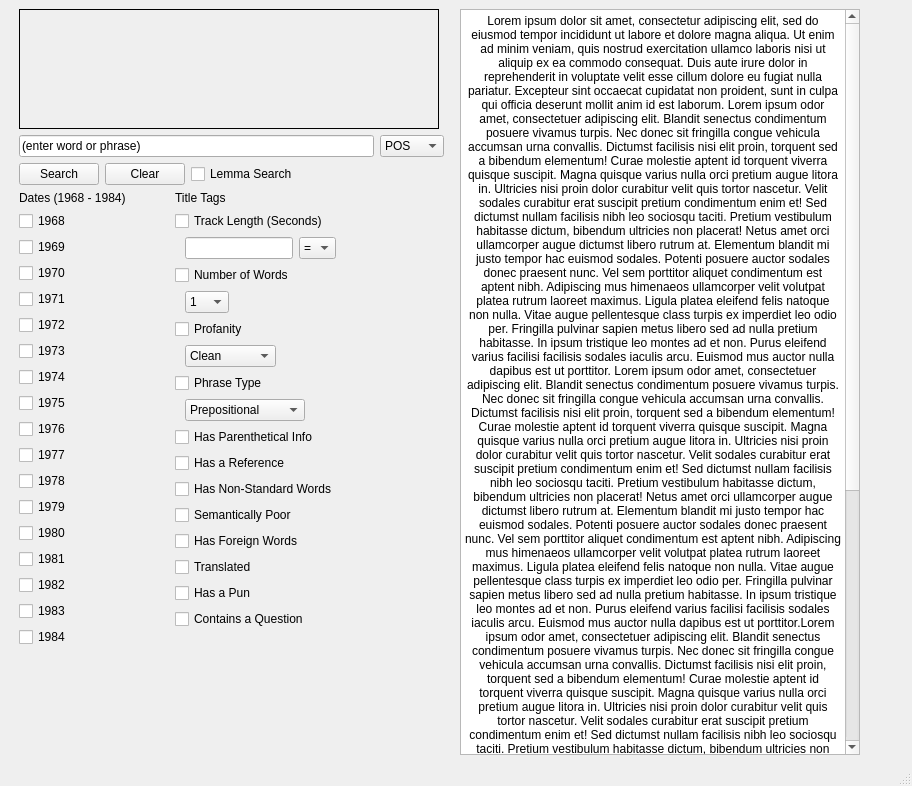
<?xml version="1.0" encoding="UTF-8"?>
<ui version="4.0">
 <class>MainWindow</class>
 <widget class="QMainWindow" name="MainWindow">
  <property name="geometry">
   <rect>
    <x>0</x>
    <y>0</y>
    <width>912</width>
    <height>786</height>
   </rect>
  </property>
  <property name="windowTitle">
   <string>C.O.R.P.S.E Explorer</string>
  </property>
  <property name="windowIcon">
   <iconset>
    <normaloff>corpus_logo_transparent.png</normaloff>corpus_logo_transparent.png</iconset>
  </property>
  <property name="autoFillBackground">
   <bool>false</bool>
  </property>
  <property name="iconSize">
   <size>
    <width>16</width>
    <height>16</height>
   </size>
  </property>
  <widget class="QWidget" name="centralwidget">
   <layout class="QHBoxLayout" name="horizontalLayout_2">
    <item>
     <spacer name="mainLeftSpacer">
      <property name="orientation">
       <enum>Qt::Horizontal</enum>
      </property>
      <property name="sizeType">
       <enum>QSizePolicy::Fixed</enum>
      </property>
      <property name="sizeHint" stdset="0">
       <size>
        <width>10</width>
        <height>10</height>
       </size>
      </property>
     </spacer>
    </item>
    <item>
     <layout class="QVBoxLayout" name="searchLayout">
      <item>
       <widget class="QFrame" name="frame">
        <property name="sizePolicy">
         <sizepolicy hsizetype="Fixed" vsizetype="Fixed">
          <horstretch>100</horstretch>
          <verstretch>100</verstretch>
         </sizepolicy>
        </property>
        <property name="minimumSize">
         <size>
          <width>420</width>
          <height>120</height>
         </size>
        </property>
        <property name="autoFillBackground">
         <bool>false</bool>
        </property>
        <property name="frameShape">
         <enum>QFrame::Panel</enum>
        </property>
        <property name="frameShadow">
         <enum>QFrame::Plain</enum>
        </property>
        <property name="lineWidth">
         <number>1</number>
        </property>
        <property name="midLineWidth">
         <number>1</number>
        </property>
        <widget class="QLabel" name="logo">
         <property name="geometry">
          <rect>
           <x>0</x>
           <y>-40</y>
           <width>420</width>
           <height>200</height>
          </rect>
         </property>
         <property name="sizePolicy">
          <sizepolicy hsizetype="Expanding" vsizetype="Expanding">
           <horstretch>0</horstretch>
           <verstretch>0</verstretch>
          </sizepolicy>
         </property>
         <property name="minimumSize">
          <size>
           <width>400</width>
           <height>200</height>
          </size>
         </property>
         <property name="text">
          <string/>
         </property>
         <property name="pixmap">
          <pixmap>corpus_logo_transparent.png</pixmap>
         </property>
         <property name="scaledContents">
          <bool>true</bool>
         </property>
        </widget>
       </widget>
      </item>
      <item>
       <layout class="QHBoxLayout" name="lineEditLayout">
        <item>
         <widget class="QLineEdit" name="lineEdit">
          <property name="sizePolicy">
           <sizepolicy hsizetype="Fixed" vsizetype="Fixed">
            <horstretch>0</horstretch>
            <verstretch>0</verstretch>
           </sizepolicy>
          </property>
          <property name="minimumSize">
           <size>
            <width>355</width>
            <height>0</height>
           </size>
          </property>
          <property name="text">
           <string>(enter word or phrase)</string>
          </property>
         </widget>
        </item>
        <item>
         <widget class="QComboBox" name="posBox">
          <property name="sizePolicy">
           <sizepolicy hsizetype="Fixed" vsizetype="Fixed">
            <horstretch>0</horstretch>
            <verstretch>0</verstretch>
           </sizepolicy>
          </property>
          <item>
           <property name="text">
            <string>POS</string>
           </property>
          </item>
          <item>
           <property name="text">
            <string>CC</string>
           </property>
          </item>
          <item>
           <property name="text">
            <string>CD</string>
           </property>
          </item>
          <item>
           <property name="text">
            <string>DT</string>
           </property>
          </item>
          <item>
           <property name="text">
            <string>EX</string>
           </property>
          </item>
          <item>
           <property name="text">
            <string>FW</string>
           </property>
          </item>
          <item>
           <property name="text">
            <string>IN</string>
           </property>
          </item>
          <item>
           <property name="text">
            <string>JJ</string>
           </property>
          </item>
          <item>
           <property name="text">
            <string>JJR</string>
           </property>
          </item>
          <item>
           <property name="text">
            <string>JJS</string>
           </property>
          </item>
          <item>
           <property name="text">
            <string>LS</string>
           </property>
          </item>
          <item>
           <property name="text">
            <string>MD</string>
           </property>
          </item>
          <item>
           <property name="text">
            <string>NN</string>
           </property>
          </item>
          <item>
           <property name="text">
            <string>NNS</string>
           </property>
          </item>
          <item>
           <property name="text">
            <string>NNP</string>
           </property>
          </item>
          <item>
           <property name="text">
            <string>NNPS</string>
           </property>
          </item>
          <item>
           <property name="text">
            <string>PDT</string>
           </property>
          </item>
          <item>
           <property name="text">
            <string>POS</string>
           </property>
          </item>
          <item>
           <property name="text">
            <string>PRP</string>
           </property>
          </item>
          <item>
           <property name="text">
            <string>PRP$</string>
           </property>
          </item>
          <item>
           <property name="text">
            <string>RB</string>
           </property>
          </item>
          <item>
           <property name="text">
            <string>RBR</string>
           </property>
          </item>
          <item>
           <property name="text">
            <string>RBS</string>
           </property>
          </item>
          <item>
           <property name="text">
            <string>RP</string>
           </property>
          </item>
          <item>
           <property name="text">
            <string>SYM</string>
           </property>
          </item>
          <item>
           <property name="text">
            <string>TO</string>
           </property>
          </item>
          <item>
           <property name="text">
            <string>UH</string>
           </property>
          </item>
          <item>
           <property name="text">
            <string>VB</string>
           </property>
          </item>
          <item>
           <property name="text">
            <string>VBD</string>
           </property>
          </item>
          <item>
           <property name="text">
            <string>VBG</string>
           </property>
          </item>
          <item>
           <property name="text">
            <string>VBN</string>
           </property>
          </item>
          <item>
           <property name="text">
            <string>VBP</string>
           </property>
          </item>
          <item>
           <property name="text">
            <string>VBZ</string>
           </property>
          </item>
          <item>
           <property name="text">
            <string>WDT</string>
           </property>
          </item>
          <item>
           <property name="text">
            <string>WP</string>
           </property>
          </item>
          <item>
           <property name="text">
            <string>WP$</string>
           </property>
          </item>
          <item>
           <property name="text">
            <string>WRB</string>
           </property>
          </item>
         </widget>
        </item>
        <item>
         <spacer name="lineEditSpacer">
          <property name="orientation">
           <enum>Qt::Horizontal</enum>
          </property>
          <property name="sizeType">
           <enum>QSizePolicy::MinimumExpanding</enum>
          </property>
          <property name="sizeHint" stdset="0">
           <size>
            <width>10</width>
            <height>10</height>
           </size>
          </property>
         </spacer>
        </item>
       </layout>
      </item>
      <item>
       <layout class="QHBoxLayout" name="togglesLayout">
        <item>
         <widget class="QPushButton" name="searchButton">
          <property name="text">
           <string>Search</string>
          </property>
         </widget>
        </item>
        <item>
         <widget class="QPushButton" name="clearButton">
          <property name="text">
           <string>Clear</string>
          </property>
         </widget>
        </item>
        <item>
         <widget class="QCheckBox" name="lemmaCheckBox">
          <property name="text">
           <string>Lemma Search</string>
          </property>
         </widget>
        </item>
        <item>
         <spacer name="buttonSpacer">
          <property name="orientation">
           <enum>Qt::Horizontal</enum>
          </property>
          <property name="sizeHint" stdset="0">
           <size>
            <width>40</width>
            <height>20</height>
           </size>
          </property>
         </spacer>
        </item>
       </layout>
      </item>
      <item>
       <layout class="QHBoxLayout" name="checkBoxLayout">
        <item>
         <layout class="QVBoxLayout" name="dateLayout">
          <item>
           <widget class="QLabel" name="dateTitle">
            <property name="minimumSize">
             <size>
              <width>150</width>
              <height>0</height>
             </size>
            </property>
            <property name="text">
             <string>Dates (1968 - 1984)</string>
            </property>
           </widget>
          </item>
          <item>
           <widget class="QCheckBox" name="date1968">
            <property name="sizePolicy">
             <sizepolicy hsizetype="Minimum" vsizetype="Fixed">
              <horstretch>0</horstretch>
              <verstretch>0</verstretch>
             </sizepolicy>
            </property>
            <property name="minimumSize">
             <size>
              <width>100</width>
              <height>20</height>
             </size>
            </property>
            <property name="text">
             <string>1968</string>
            </property>
           </widget>
          </item>
          <item>
           <widget class="QCheckBox" name="date1969">
            <property name="sizePolicy">
             <sizepolicy hsizetype="Minimum" vsizetype="Fixed">
              <horstretch>0</horstretch>
              <verstretch>0</verstretch>
             </sizepolicy>
            </property>
            <property name="minimumSize">
             <size>
              <width>100</width>
              <height>20</height>
             </size>
            </property>
            <property name="text">
             <string>1969</string>
            </property>
           </widget>
          </item>
          <item>
           <widget class="QCheckBox" name="date1970">
            <property name="sizePolicy">
             <sizepolicy hsizetype="Minimum" vsizetype="Fixed">
              <horstretch>0</horstretch>
              <verstretch>0</verstretch>
             </sizepolicy>
            </property>
            <property name="minimumSize">
             <size>
              <width>100</width>
              <height>20</height>
             </size>
            </property>
            <property name="text">
             <string>1970</string>
            </property>
           </widget>
          </item>
          <item>
           <widget class="QCheckBox" name="date1971">
            <property name="sizePolicy">
             <sizepolicy hsizetype="Minimum" vsizetype="Fixed">
              <horstretch>0</horstretch>
              <verstretch>0</verstretch>
             </sizepolicy>
            </property>
            <property name="minimumSize">
             <size>
              <width>100</width>
              <height>20</height>
             </size>
            </property>
            <property name="text">
             <string>1971</string>
            </property>
           </widget>
          </item>
          <item>
           <widget class="QCheckBox" name="date1972">
            <property name="sizePolicy">
             <sizepolicy hsizetype="Minimum" vsizetype="Fixed">
              <horstretch>0</horstretch>
              <verstretch>0</verstretch>
             </sizepolicy>
            </property>
            <property name="minimumSize">
             <size>
              <width>100</width>
              <height>20</height>
             </size>
            </property>
            <property name="text">
             <string>1972</string>
            </property>
           </widget>
          </item>
          <item>
           <widget class="QCheckBox" name="date1973">
            <property name="sizePolicy">
             <sizepolicy hsizetype="Minimum" vsizetype="Fixed">
              <horstretch>0</horstretch>
              <verstretch>0</verstretch>
             </sizepolicy>
            </property>
            <property name="minimumSize">
             <size>
              <width>100</width>
              <height>20</height>
             </size>
            </property>
            <property name="text">
             <string>1973</string>
            </property>
           </widget>
          </item>
          <item>
           <widget class="QCheckBox" name="date1974">
            <property name="sizePolicy">
             <sizepolicy hsizetype="Minimum" vsizetype="Fixed">
              <horstretch>0</horstretch>
              <verstretch>0</verstretch>
             </sizepolicy>
            </property>
            <property name="minimumSize">
             <size>
              <width>100</width>
              <height>20</height>
             </size>
            </property>
            <property name="text">
             <string>1974</string>
            </property>
           </widget>
          </item>
          <item>
           <widget class="QCheckBox" name="date1975">
            <property name="sizePolicy">
             <sizepolicy hsizetype="Minimum" vsizetype="Fixed">
              <horstretch>0</horstretch>
              <verstretch>0</verstretch>
             </sizepolicy>
            </property>
            <property name="minimumSize">
             <size>
              <width>100</width>
              <height>20</height>
             </size>
            </property>
            <property name="text">
             <string>1975</string>
            </property>
           </widget>
          </item>
          <item>
           <widget class="QCheckBox" name="date1976">
            <property name="sizePolicy">
             <sizepolicy hsizetype="Minimum" vsizetype="Fixed">
              <horstretch>0</horstretch>
              <verstretch>0</verstretch>
             </sizepolicy>
            </property>
            <property name="minimumSize">
             <size>
              <width>100</width>
              <height>20</height>
             </size>
            </property>
            <property name="text">
             <string>1976</string>
            </property>
           </widget>
          </item>
          <item>
           <widget class="QCheckBox" name="date1977">
            <property name="sizePolicy">
             <sizepolicy hsizetype="Minimum" vsizetype="Fixed">
              <horstretch>0</horstretch>
              <verstretch>0</verstretch>
             </sizepolicy>
            </property>
            <property name="minimumSize">
             <size>
              <width>100</width>
              <height>20</height>
             </size>
            </property>
            <property name="text">
             <string>1977</string>
            </property>
           </widget>
          </item>
          <item>
           <widget class="QCheckBox" name="date1978">
            <property name="sizePolicy">
             <sizepolicy hsizetype="Minimum" vsizetype="Fixed">
              <horstretch>0</horstretch>
              <verstretch>0</verstretch>
             </sizepolicy>
            </property>
            <property name="minimumSize">
             <size>
              <width>100</width>
              <height>20</height>
             </size>
            </property>
            <property name="text">
             <string>1978</string>
            </property>
           </widget>
          </item>
          <item>
           <widget class="QCheckBox" name="date1979">
            <property name="sizePolicy">
             <sizepolicy hsizetype="Minimum" vsizetype="Fixed">
              <horstretch>0</horstretch>
              <verstretch>0</verstretch>
             </sizepolicy>
            </property>
            <property name="minimumSize">
             <size>
              <width>100</width>
              <height>20</height>
             </size>
            </property>
            <property name="text">
             <string>1979</string>
            </property>
           </widget>
          </item>
          <item>
           <widget class="QCheckBox" name="date1980">
            <property name="sizePolicy">
             <sizepolicy hsizetype="Minimum" vsizetype="Fixed">
              <horstretch>0</horstretch>
              <verstretch>0</verstretch>
             </sizepolicy>
            </property>
            <property name="minimumSize">
             <size>
              <width>100</width>
              <height>20</height>
             </size>
            </property>
            <property name="text">
             <string>1980</string>
            </property>
           </widget>
          </item>
          <item>
           <widget class="QCheckBox" name="date1981">
            <property name="sizePolicy">
             <sizepolicy hsizetype="Minimum" vsizetype="Fixed">
              <horstretch>0</horstretch>
              <verstretch>0</verstretch>
             </sizepolicy>
            </property>
            <property name="minimumSize">
             <size>
              <width>100</width>
              <height>20</height>
             </size>
            </property>
            <property name="text">
             <string>1981</string>
            </property>
           </widget>
          </item>
          <item>
           <widget class="QCheckBox" name="date1982">
            <property name="sizePolicy">
             <sizepolicy hsizetype="Minimum" vsizetype="Fixed">
              <horstretch>0</horstretch>
              <verstretch>0</verstretch>
             </sizepolicy>
            </property>
            <property name="minimumSize">
             <size>
              <width>100</width>
              <height>20</height>
             </size>
            </property>
            <property name="text">
             <string>1982</string>
            </property>
           </widget>
          </item>
          <item>
           <widget class="QCheckBox" name="date1983">
            <property name="sizePolicy">
             <sizepolicy hsizetype="Minimum" vsizetype="Fixed">
              <horstretch>0</horstretch>
              <verstretch>0</verstretch>
             </sizepolicy>
            </property>
            <property name="minimumSize">
             <size>
              <width>100</width>
              <height>20</height>
             </size>
            </property>
            <property name="text">
             <string>1983</string>
            </property>
           </widget>
          </item>
          <item>
           <widget class="QCheckBox" name="date1984">
            <property name="sizePolicy">
             <sizepolicy hsizetype="Minimum" vsizetype="Fixed">
              <horstretch>0</horstretch>
              <verstretch>0</verstretch>
             </sizepolicy>
            </property>
            <property name="minimumSize">
             <size>
              <width>100</width>
              <height>20</height>
             </size>
            </property>
            <property name="text">
             <string>1984</string>
            </property>
           </widget>
          </item>
          <item>
           <spacer name="verticalSpacer_2">
            <property name="orientation">
             <enum>Qt::Vertical</enum>
            </property>
            <property name="sizeHint" stdset="0">
             <size>
              <width>20</width>
              <height>40</height>
             </size>
            </property>
           </spacer>
          </item>
         </layout>
        </item>
        <item>
         <layout class="QVBoxLayout" name="tagsLayout">
          <item>
           <widget class="QLabel" name="tagesTitle">
            <property name="minimumSize">
             <size>
              <width>150</width>
              <height>0</height>
             </size>
            </property>
            <property name="text">
             <string>Title Tags</string>
            </property>
           </widget>
          </item>
          <item>
           <widget class="QCheckBox" name="checkBox">
            <property name="minimumSize">
             <size>
              <width>0</width>
              <height>20</height>
             </size>
            </property>
            <property name="text">
             <string>Track Length (Seconds)</string>
            </property>
           </widget>
          </item>
          <item>
           <layout class="QHBoxLayout" name="horizontalLayout">
            <item>
             <spacer name="horizontalSpacer_2">
              <property name="orientation">
               <enum>Qt::Horizontal</enum>
              </property>
              <property name="sizeType">
               <enum>QSizePolicy::Fixed</enum>
              </property>
              <property name="sizeHint" stdset="0">
               <size>
                <width>10</width>
                <height>10</height>
               </size>
              </property>
             </spacer>
            </item>
            <item>
             <widget class="QLineEdit" name="lineEdit_2">
              <property name="sizePolicy">
               <sizepolicy hsizetype="Fixed" vsizetype="Fixed">
                <horstretch>0</horstretch>
                <verstretch>0</verstretch>
               </sizepolicy>
              </property>
              <property name="baseSize">
               <size>
                <width>40</width>
                <height>0</height>
               </size>
              </property>
             </widget>
            </item>
            <item>
             <widget class="QComboBox" name="comboBox">
              <property name="sizePolicy">
               <sizepolicy hsizetype="Fixed" vsizetype="Fixed">
                <horstretch>0</horstretch>
                <verstretch>0</verstretch>
               </sizepolicy>
              </property>
              <property name="minimumSize">
               <size>
                <width>0</width>
                <height>0</height>
               </size>
              </property>
              <property name="baseSize">
               <size>
                <width>10</width>
                <height>0</height>
               </size>
              </property>
              <item>
               <property name="text">
                <string>=</string>
               </property>
              </item>
              <item>
               <property name="text">
                <string>&gt;</string>
               </property>
              </item>
              <item>
               <property name="text">
                <string>&lt;</string>
               </property>
              </item>
             </widget>
            </item>
            <item>
             <spacer name="horizontalSpacer_9">
              <property name="orientation">
               <enum>Qt::Horizontal</enum>
              </property>
              <property name="sizeHint" stdset="0">
               <size>
                <width>40</width>
                <height>20</height>
               </size>
              </property>
             </spacer>
            </item>
           </layout>
          </item>
          <item>
           <widget class="QCheckBox" name="checkBox_2">
            <property name="minimumSize">
             <size>
              <width>0</width>
              <height>20</height>
             </size>
            </property>
            <property name="text">
             <string>Number of Words</string>
            </property>
           </widget>
          </item>
          <item>
           <layout class="QHBoxLayout" name="horizontalLayout_3">
            <item>
             <spacer name="horizontalSpacer_3">
              <property name="orientation">
               <enum>Qt::Horizontal</enum>
              </property>
              <property name="sizeType">
               <enum>QSizePolicy::Fixed</enum>
              </property>
              <property name="sizeHint" stdset="0">
               <size>
                <width>10</width>
                <height>10</height>
               </size>
              </property>
             </spacer>
            </item>
            <item>
             <widget class="QComboBox" name="comboBox_2">
              <property name="sizePolicy">
               <sizepolicy hsizetype="Fixed" vsizetype="Fixed">
                <horstretch>1</horstretch>
                <verstretch>0</verstretch>
               </sizepolicy>
              </property>
              <property name="minimumSize">
               <size>
                <width>1</width>
                <height>0</height>
               </size>
              </property>
              <item>
               <property name="text">
                <string>1</string>
               </property>
              </item>
              <item>
               <property name="text">
                <string>2</string>
               </property>
              </item>
              <item>
               <property name="text">
                <string>3</string>
               </property>
              </item>
              <item>
               <property name="text">
                <string>4</string>
               </property>
              </item>
              <item>
               <property name="text">
                <string>5</string>
               </property>
              </item>
              <item>
               <property name="text">
                <string>6</string>
               </property>
              </item>
              <item>
               <property name="text">
                <string>7</string>
               </property>
              </item>
              <item>
               <property name="text">
                <string>8</string>
               </property>
              </item>
              <item>
               <property name="text">
                <string>9+</string>
               </property>
              </item>
             </widget>
            </item>
            <item>
             <spacer name="horizontalSpacer_4">
              <property name="orientation">
               <enum>Qt::Horizontal</enum>
              </property>
              <property name="sizeHint" stdset="0">
               <size>
                <width>40</width>
                <height>20</height>
               </size>
              </property>
             </spacer>
            </item>
           </layout>
          </item>
          <item>
           <widget class="QCheckBox" name="checkBox_3">
            <property name="minimumSize">
             <size>
              <width>0</width>
              <height>20</height>
             </size>
            </property>
            <property name="text">
             <string>Profanity</string>
            </property>
           </widget>
          </item>
          <item>
           <layout class="QHBoxLayout" name="horizontalLayout_4">
            <item>
             <spacer name="horizontalSpacer_6">
              <property name="orientation">
               <enum>Qt::Horizontal</enum>
              </property>
              <property name="sizeType">
               <enum>QSizePolicy::Fixed</enum>
              </property>
              <property name="sizeHint" stdset="0">
               <size>
                <width>10</width>
                <height>10</height>
               </size>
              </property>
             </spacer>
            </item>
            <item>
             <widget class="QComboBox" name="comboBox_3">
              <item>
               <property name="text">
                <string>Clean</string>
               </property>
              </item>
              <item>
               <property name="text">
                <string>Suggestive</string>
               </property>
              </item>
              <item>
               <property name="text">
                <string>Crass</string>
               </property>
              </item>
              <item>
               <property name="text">
                <string>Explicit</string>
               </property>
              </item>
             </widget>
            </item>
            <item>
             <spacer name="horizontalSpacer_5">
              <property name="orientation">
               <enum>Qt::Horizontal</enum>
              </property>
              <property name="sizeHint" stdset="0">
               <size>
                <width>40</width>
                <height>20</height>
               </size>
              </property>
             </spacer>
            </item>
           </layout>
          </item>
          <item>
           <widget class="QCheckBox" name="checkBox_5">
            <property name="minimumSize">
             <size>
              <width>0</width>
              <height>20</height>
             </size>
            </property>
            <property name="text">
             <string>Phrase Type</string>
            </property>
           </widget>
          </item>
          <item>
           <layout class="QHBoxLayout" name="horizontalLayout_6">
            <item>
             <spacer name="horizontalSpacer_8">
              <property name="orientation">
               <enum>Qt::Horizontal</enum>
              </property>
              <property name="sizeType">
               <enum>QSizePolicy::Fixed</enum>
              </property>
              <property name="sizeHint" stdset="0">
               <size>
                <width>10</width>
                <height>10</height>
               </size>
              </property>
             </spacer>
            </item>
            <item>
             <widget class="QComboBox" name="comboBox_4">
              <property name="sizePolicy">
               <sizepolicy hsizetype="Fixed" vsizetype="Fixed">
                <horstretch>60</horstretch>
                <verstretch>60</verstretch>
               </sizepolicy>
              </property>
              <property name="minimumSize">
               <size>
                <width>120</width>
                <height>0</height>
               </size>
              </property>
              <item>
               <property name="text">
                <string>Prepositional</string>
               </property>
              </item>
              <item>
               <property name="text">
                <string>Participle</string>
               </property>
              </item>
              <item>
               <property name="text">
                <string>Infinitive</string>
               </property>
              </item>
             </widget>
            </item>
            <item>
             <spacer name="horizontalSpacer_7">
              <property name="orientation">
               <enum>Qt::Horizontal</enum>
              </property>
              <property name="sizeHint" stdset="0">
               <size>
                <width>40</width>
                <height>20</height>
               </size>
              </property>
             </spacer>
            </item>
           </layout>
          </item>
          <item>
           <widget class="QCheckBox" name="checkBox_6">
            <property name="minimumSize">
             <size>
              <width>0</width>
              <height>20</height>
             </size>
            </property>
            <property name="text">
             <string>Has Parenthetical Info</string>
            </property>
           </widget>
          </item>
          <item>
           <widget class="QCheckBox" name="checkBox_7">
            <property name="minimumSize">
             <size>
              <width>0</width>
              <height>20</height>
             </size>
            </property>
            <property name="text">
             <string>Has a Reference</string>
            </property>
           </widget>
          </item>
          <item>
           <widget class="QCheckBox" name="checkBox_8">
            <property name="minimumSize">
             <size>
              <width>0</width>
              <height>20</height>
             </size>
            </property>
            <property name="text">
             <string>Has Non-Standard Words</string>
            </property>
           </widget>
          </item>
          <item>
           <widget class="QCheckBox" name="checkBox_9">
            <property name="minimumSize">
             <size>
              <width>0</width>
              <height>20</height>
             </size>
            </property>
            <property name="text">
             <string>Semantically Poor</string>
            </property>
           </widget>
          </item>
          <item>
           <widget class="QCheckBox" name="checkBox_10">
            <property name="minimumSize">
             <size>
              <width>0</width>
              <height>20</height>
             </size>
            </property>
            <property name="text">
             <string>Has Foreign Words</string>
            </property>
           </widget>
          </item>
          <item>
           <widget class="QCheckBox" name="checkBox_11">
            <property name="minimumSize">
             <size>
              <width>0</width>
              <height>20</height>
             </size>
            </property>
            <property name="text">
             <string>Translated</string>
            </property>
           </widget>
          </item>
          <item>
           <widget class="QCheckBox" name="checkBox_12">
            <property name="minimumSize">
             <size>
              <width>0</width>
              <height>20</height>
             </size>
            </property>
            <property name="text">
             <string>Has a Pun</string>
            </property>
           </widget>
          </item>
          <item>
           <widget class="QCheckBox" name="checkBox_14">
            <property name="minimumSize">
             <size>
              <width>0</width>
              <height>20</height>
             </size>
            </property>
            <property name="text">
             <string>Contains a Question</string>
            </property>
           </widget>
          </item>
          <item>
           <spacer name="verticalSpacer_3">
            <property name="orientation">
             <enum>Qt::Vertical</enum>
            </property>
            <property name="sizeHint" stdset="0">
             <size>
              <width>20</width>
              <height>40</height>
             </size>
            </property>
           </spacer>
          </item>
         </layout>
        </item>
        <item>
         <spacer name="horizontalSpacer">
          <property name="orientation">
           <enum>Qt::Horizontal</enum>
          </property>
          <property name="sizeHint" stdset="0">
           <size>
            <width>40</width>
            <height>20</height>
           </size>
          </property>
         </spacer>
        </item>
       </layout>
      </item>
      <item>
       <spacer name="verticalSpacer">
        <property name="orientation">
         <enum>Qt::Vertical</enum>
        </property>
        <property name="sizeHint" stdset="0">
         <size>
          <width>20</width>
          <height>40</height>
         </size>
        </property>
       </spacer>
      </item>
     </layout>
    </item>
    <item>
     <widget class="QTextBrowser" name="concordance">
      <property name="sizePolicy">
       <sizepolicy hsizetype="Expanding" vsizetype="MinimumExpanding">
        <horstretch>0</horstretch>
        <verstretch>0</verstretch>
       </sizepolicy>
      </property>
      <property name="minimumSize">
       <size>
        <width>400</width>
        <height>600</height>
       </size>
      </property>
      <property name="html">
       <string>&lt;!DOCTYPE HTML PUBLIC &quot;-//W3C//DTD HTML 4.0//EN&quot; &quot;http://www.w3.org/TR/REC-html40/strict.dtd&quot;&gt;
&lt;html&gt;&lt;head&gt;&lt;meta name=&quot;qrichtext&quot; content=&quot;1&quot; /&gt;&lt;meta charset=&quot;utf-8&quot; /&gt;&lt;style type=&quot;text/css&quot;&gt;
p, li { white-space: pre-wrap; }
hr { height: 1px; border-width: 0; }
li.unchecked::marker { content: &quot;\2610&quot;; }
li.checked::marker { content: &quot;\2612&quot;; }
&lt;/style&gt;&lt;/head&gt;&lt;body style=&quot; font-family:'Segoe UI'; font-size:9pt; font-weight:400; font-style:normal;&quot;&gt;
&lt;p align=&quot;center&quot; style=&quot; margin-top:0px; margin-bottom:0px; margin-left:0px; margin-right:0px; -qt-block-indent:0; text-indent:0px;&quot;&gt;Lorem ipsum dolor sit amet, consectetur adipiscing elit, sed do eiusmod tempor incididunt ut labore et dolore magna aliqua. Ut enim ad minim veniam, quis nostrud exercitation ullamco laboris nisi ut aliquip ex ea commodo consequat. Duis aute irure dolor in reprehenderit in voluptate velit esse cillum dolore eu fugiat nulla pariatur. Excepteur sint occaecat cupidatat non proident, sunt in culpa qui officia deserunt mollit anim id est laborum. Lorem ipsum odor amet, consectetuer adipiscing elit. Blandit senectus condimentum posuere vivamus turpis. Nec donec sit fringilla congue vehicula accumsan urna convallis. Dictumst facilisis nisi elit proin, torquent sed a bibendum elementum! Curae molestie aptent id torquent viverra quisque suscipit. Magna quisque varius nulla orci pretium augue litora in. Ultricies nisi proin dolor curabitur velit quis tortor nascetur. Velit sodales curabitur erat suscipit pretium condimentum enim et! Sed dictumst nullam facilisis nibh leo sociosqu taciti. Pretium vestibulum habitasse dictum, bibendum ultricies non placerat! Netus amet orci ullamcorper augue dictumst libero rutrum at. Elementum blandit mi justo tempor hac euismod sodales. Potenti posuere auctor sodales donec praesent nunc. Vel sem porttitor aliquet condimentum est aptent nibh. Adipiscing mus himenaeos ullamcorper velit volutpat platea rutrum laoreet maximus. Ligula platea eleifend felis natoque non nulla. Vitae augue pellentesque class turpis ex imperdiet leo odio per. Fringilla pulvinar sapien metus libero sed ad nulla pretium habitasse. In ipsum tristique leo montes ad et non. Purus eleifend varius facilisi facilisis sodales iaculis arcu. Euismod mus auctor nulla dapibus est ut porttitor. Lorem ipsum odor amet, consectetuer adipiscing elit. Blandit senectus condimentum posuere vivamus turpis. Nec donec sit fringilla congue vehicula accumsan urna convallis. Dictumst facilisis nisi elit proin, torquent sed a bibendum elementum! Curae molestie aptent id torquent viverra quisque suscipit. Magna quisque varius nulla orci pretium augue litora in. Ultricies nisi proin dolor curabitur velit quis tortor nascetur. Velit sodales curabitur erat suscipit pretium condimentum enim et! Sed dictumst nullam facilisis nibh leo sociosqu taciti. Pretium vestibulum habitasse dictum, bibendum ultricies non placerat! Netus amet orci ullamcorper augue dictumst libero rutrum at. Elementum blandit mi justo tempor hac euismod sodales. Potenti posuere auctor sodales donec praesent nunc. Vel sem porttitor aliquet condimentum est aptent nibh. Adipiscing mus himenaeos ullamcorper velit volutpat platea rutrum laoreet maximus. Ligula platea eleifend felis natoque non nulla. Vitae augue pellentesque class turpis ex imperdiet leo odio per. Fringilla pulvinar sapien metus libero sed ad nulla pretium habitasse. In ipsum tristique leo montes ad et non. Purus eleifend varius facilisi facilisis sodales iaculis arcu. Euismod mus auctor nulla dapibus est ut porttitor.Lorem ipsum odor amet, consectetuer adipiscing elit. Blandit senectus condimentum posuere vivamus turpis. Nec donec sit fringilla congue vehicula accumsan urna convallis. Dictumst facilisis nisi elit proin, torquent sed a bibendum elementum! Curae molestie aptent id torquent viverra quisque suscipit. Magna quisque varius nulla orci pretium augue litora in. Ultricies nisi proin dolor curabitur velit quis tortor nascetur. Velit sodales curabitur erat suscipit pretium condimentum enim et! Sed dictumst nullam facilisis nibh leo sociosqu taciti. Pretium vestibulum habitasse dictum, bibendum ultricies non placerat! Netus amet orci ullamcorper augue dictumst libero rutrum at. Elementum blandit mi justo tempor hac euismod sodales. Potenti posuere auctor sodales donec praesent nunc. Vel sem porttitor aliquet condimentum est aptent nibh. Adipiscing mus himenaeos ullamcorper velit volutpat platea rutrum laoreet maximus. Ligula platea eleifend felis natoque non nulla. Vitae augue pellentesque class turpis ex imperdiet leo odio per. Fringilla pulvinar sapien metus libero sed ad nulla pretium habitasse. In ipsum tristique leo montes ad et non. Purus eleifend varius facilisi facilisis sodales iaculis arcu. Euismod mus auctor nulla dapibus est ut porttitor. Lorem ipsum odor amet, consectetuer adipiscing elit. Blandit senectus condimentum posuere vivamus turpis. Nec donec sit fringilla congue vehicula accumsan urna convallis. Dictumst facilisis nisi elit proin, torquent sed a bibendum elementum! Curae molestie aptent id torquent viverra quisque suscipit. Magna quisque varius nulla orci pretium augue litora in. Ultricies nisi proin dolor curabitur velit quis tortor nascetur. Velit sodales curabitur erat suscipit pretium condimentum enim et! Sed dictumst nullam facilisis nibh leo sociosqu taciti. Pretium vestibulum habitasse dictum, bibendum ultricies non placerat! Netus amet orci ullamcorper augue dictumst libero rutrum at. Elementum blandit mi justo tempor hac euismod sodales. Potenti posuere auctor sodales donec praesent nunc. Vel sem porttitor aliquet condimentum est aptent nibh. Adipiscing mus himenaeos ullamcorper velit volutpat platea rutrum laoreet maximus. Ligula platea eleifend felis natoque non nulla. Vitae augue pellentesque class turpis ex imperdiet leo odio per. Fringilla pulvinar sapien metus libero sed ad nulla pretium habitasse. In ipsum tristique leo montes ad et non. Purus eleifend varius facilisi facilisis sodales iaculis arcu. Euismod mus auctor nulla dapibus est ut porttitor.&lt;/p&gt;&lt;/body&gt;&lt;/html&gt;</string>
      </property>
     </widget>
    </item>
    <item>
     <spacer name="horizontalSpacer_10">
      <property name="orientation">
       <enum>Qt::Horizontal</enum>
      </property>
      <property name="sizeType">
       <enum>QSizePolicy::MinimumExpanding</enum>
      </property>
      <property name="sizeHint" stdset="0">
       <size>
        <width>0</width>
        <height>0</height>
       </size>
      </property>
     </spacer>
    </item>
    <item>
     <spacer name="mainRightSpacer">
      <property name="orientation">
       <enum>Qt::Horizontal</enum>
      </property>
      <property name="sizeType">
       <enum>QSizePolicy::Fixed</enum>
      </property>
      <property name="sizeHint" stdset="0">
       <size>
        <width>10</width>
        <height>10</height>
       </size>
      </property>
     </spacer>
    </item>
   </layout>
  </widget>
  <widget class="QMenuBar" name="menubar">
   <property name="geometry">
    <rect>
     <x>0</x>
     <y>0</y>
     <width>912</width>
     <height>25</height>
    </rect>
   </property>
  </widget>
  <widget class="QStatusBar" name="statusbar"/>
 </widget>
 <resources>
  <include location="resources.qrc"/>
 </resources>
 <connections/>
</ui>
